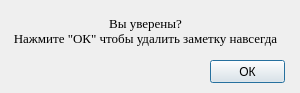
<?xml version="1.0" encoding="UTF-8"?>
<ui version="4.0">
 <class>DeleteNote</class>
 <widget class="QDialog" name="DeleteNote">
  <property name="geometry">
   <rect>
    <x>0</x>
    <y>0</y>
    <width>300</width>
    <height>93</height>
   </rect>
  </property>
  <property name="windowTitle">
   <string>Вы уверены?</string>
  </property>
  <widget class="QLabel" name="label">
   <property name="geometry">
    <rect>
     <x>10</x>
     <y>0</y>
     <width>271</width>
     <height>61</height>
    </rect>
   </property>
   <property name="font">
    <font>
     <family>Times New Roman</family>
     <pointsize>10</pointsize>
     <weight>50</weight>
     <italic>false</italic>
     <bold>false</bold>
     <underline>false</underline>
     <strikeout>false</strikeout>
    </font>
   </property>
   <property name="text">
    <string>Вы уверены?
Нажмите &quot;ОК&quot; чтобы удалить заметку навсегда</string>
   </property>
   <property name="alignment">
    <set>Qt::AlignCenter</set>
   </property>
  </widget>
  <widget class="QPushButton" name="ok_button">
   <property name="geometry">
    <rect>
     <x>210</x>
     <y>60</y>
     <width>75</width>
     <height>23</height>
    </rect>
   </property>
   <property name="text">
    <string>ОК</string>
   </property>
  </widget>
 </widget>
 <resources/>
 <connections/>
</ui>
